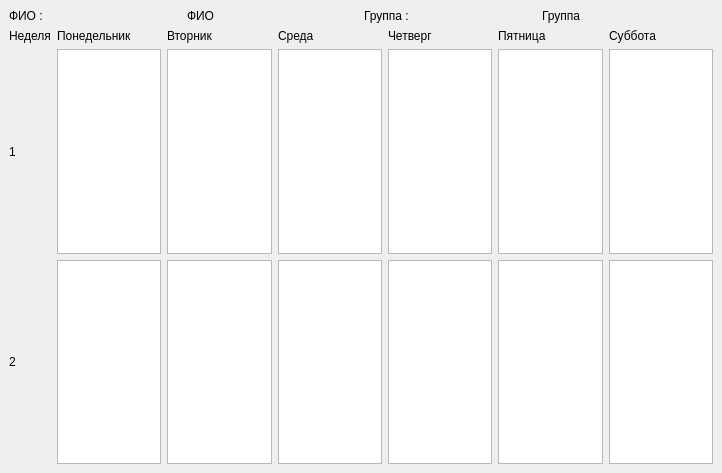
<?xml version="1.0" encoding="UTF-8"?>
<ui version="4.0">
 <class>MainWindow</class>
 <widget class="QMainWindow" name="MainWindow">
  <property name="geometry">
   <rect>
    <x>0</x>
    <y>0</y>
    <width>722</width>
    <height>473</height>
   </rect>
  </property>
  <property name="windowTitle">
   <string>Рассписание занятий</string>
  </property>
  <widget class="QWidget" name="centralwidget">
   <layout class="QVBoxLayout" name="verticalLayout_9">
    <item>
     <layout class="QHBoxLayout" name="horizontalLayout_2">
      <item>
       <widget class="QLabel" name="label_11">
        <property name="text">
         <string>ФИО :</string>
        </property>
       </widget>
      </item>
      <item>
       <widget class="QLabel" name="label_12">
        <property name="text">
         <string>ФИО</string>
        </property>
       </widget>
      </item>
      <item>
       <widget class="QLabel" name="label_13">
        <property name="text">
         <string>Группа : </string>
        </property>
       </widget>
      </item>
      <item>
       <widget class="QLabel" name="label_14">
        <property name="text">
         <string>Группа</string>
        </property>
       </widget>
      </item>
     </layout>
    </item>
    <item>
     <layout class="QHBoxLayout" name="horizontalLayout">
      <item>
       <layout class="QVBoxLayout" name="verticalLayout_5">
        <item>
         <widget class="QLabel" name="label_2">
          <property name="text">
           <string>Неделя</string>
          </property>
          <property name="alignment">
           <set>Qt::AlignLeading|Qt::AlignLeft|Qt::AlignTop</set>
          </property>
         </widget>
        </item>
        <item>
         <widget class="QLabel" name="label_5">
          <property name="sizePolicy">
           <sizepolicy hsizetype="Expanding" vsizetype="Expanding">
            <horstretch>0</horstretch>
            <verstretch>0</verstretch>
           </sizepolicy>
          </property>
          <property name="text">
           <string>1</string>
          </property>
         </widget>
        </item>
        <item>
         <widget class="QLabel" name="label_6">
          <property name="sizePolicy">
           <sizepolicy hsizetype="Preferred" vsizetype="Expanding">
            <horstretch>0</horstretch>
            <verstretch>0</verstretch>
           </sizepolicy>
          </property>
          <property name="text">
           <string>2</string>
          </property>
         </widget>
        </item>
       </layout>
      </item>
      <item>
       <layout class="QVBoxLayout" name="verticalLayout">
        <item>
         <widget class="QLabel" name="label">
          <property name="text">
           <string>Понедельник</string>
          </property>
         </widget>
        </item>
        <item>
         <widget class="QTableView" name="tv1"/>
        </item>
        <item>
         <widget class="QTableView" name="tv7"/>
        </item>
       </layout>
      </item>
      <item>
       <layout class="QVBoxLayout" name="verticalLayout_2">
        <item>
         <widget class="QLabel" name="label_3">
          <property name="text">
           <string>Вторник</string>
          </property>
         </widget>
        </item>
        <item>
         <widget class="QTableView" name="tv2"/>
        </item>
        <item>
         <widget class="QTableView" name="tv8"/>
        </item>
       </layout>
      </item>
      <item>
       <layout class="QVBoxLayout" name="verticalLayout_4">
        <item>
         <widget class="QLabel" name="label_7">
          <property name="text">
           <string>Среда</string>
          </property>
         </widget>
        </item>
        <item>
         <widget class="QTableView" name="tv3"/>
        </item>
        <item>
         <widget class="QTableView" name="tv9"/>
        </item>
       </layout>
      </item>
      <item>
       <layout class="QVBoxLayout" name="verticalLayout_6">
        <item>
         <widget class="QLabel" name="label_8">
          <property name="text">
           <string>Четверг</string>
          </property>
         </widget>
        </item>
        <item>
         <widget class="QTableView" name="tv4"/>
        </item>
        <item>
         <widget class="QTableView" name="tv10"/>
        </item>
       </layout>
      </item>
      <item>
       <layout class="QVBoxLayout" name="verticalLayout_7">
        <item>
         <widget class="QLabel" name="label_9">
          <property name="text">
           <string>Пятница</string>
          </property>
         </widget>
        </item>
        <item>
         <widget class="QTableView" name="tv5"/>
        </item>
        <item>
         <widget class="QTableView" name="tv11"/>
        </item>
       </layout>
      </item>
      <item>
       <layout class="QVBoxLayout" name="verticalLayout_8">
        <item>
         <widget class="QLabel" name="label_10">
          <property name="text">
           <string>Суббота</string>
          </property>
         </widget>
        </item>
        <item>
         <widget class="QTableView" name="tv6"/>
        </item>
        <item>
         <widget class="QTableView" name="tv12"/>
        </item>
       </layout>
      </item>
     </layout>
    </item>
   </layout>
  </widget>
 </widget>
 <resources/>
 <connections/>
</ui>
